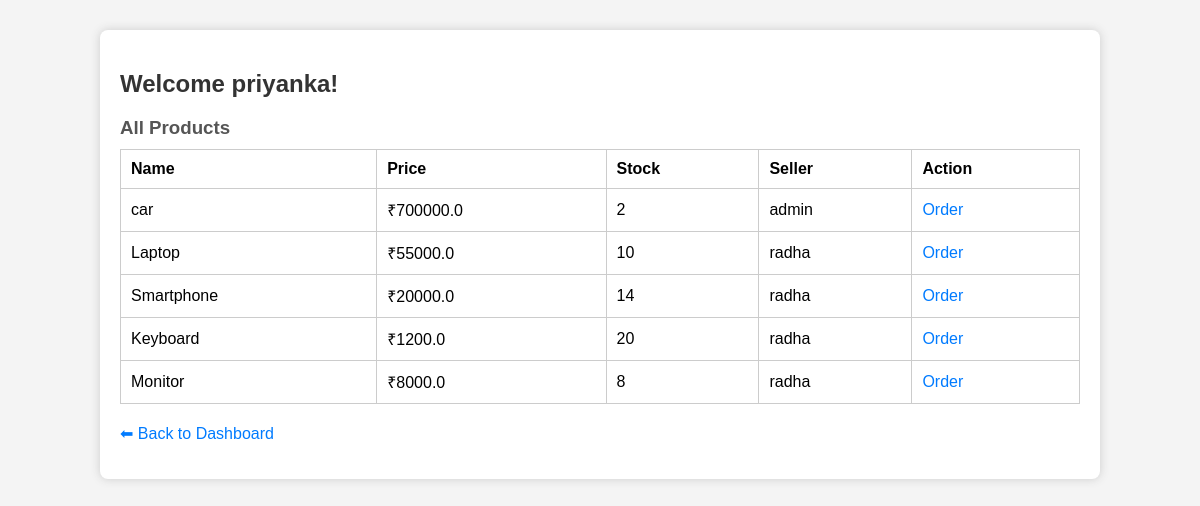
Screenshot of /products (signed in) with the database file from the repository.
### tables this page shows
CREATE TABLE Products (
    ProductID INTEGER PRIMARY KEY AUTOINCREMENT,
    Name TEXT,
    Price REAL,
    Stock INTEGER,
    SellerID INTEGER,
    FOREIGN KEY(SellerID) REFERENCES Users(UserID)
);

CREATE TABLE Users (
    UserID INTEGER PRIMARY KEY AUTOINCREMENT,
    Username TEXT UNIQUE,
    Password TEXT,
    Email TEXT,
    Role TEXT CHECK(Role IN ('Customer','Seller','Admin'))
);

### routes/products/products.py (the view)
@product_bp.route("/products")
def view_products():
    if "user_id" not in session:
        flash("Please login first.", "warning")
        return redirect(url_for("auth.login"))
    conn = get_db_connection()
    cur = conn.cursor()
    if session.get("role") == "Seller":
        cur.execute("""
            SELECT p.ProductID, p.Name, p.Price, p.Stock, p.SellerID, u.Username as SellerName
            FROM Products p
            LEFT JOIN Users u ON p.SellerID = u.UserID
            WHERE p.SellerID = ?
        """, (session["user_id"],))
    else:
        cur.execute("""
            SELECT p.ProductID, p.Name, p.Price, p.Stock, p.SellerID, u.Username as SellerName
            FROM Products p
            LEFT JOIN Users u ON p.SellerID = u.UserID
        """)
    products = cur.fetchall()
    conn.close()
    return render_template("products/products.html",
                           products=products,
                           username=session["username"],
                           role=session["role"])

### routes/products/products.py (called while the page is built)
def get_db_connection():
    conn = sqlite3.connect(DB_PATH)
    conn.row_factory = sqlite3.Row
    return conn

### templates/products/products.html (shortened to what this page needs)
{% extends "base.html" %}
{% block content %}
<div class="products-container">
    <h2>Welcome {{ username }}!</h2>
    <h3>All Products</h3>
    {% if products %}
    <table border="1" cellpadding="8" cellspacing="0">
        <tr>
            <th>Name</th>
            <th>Price</th>
            <th>Stock</th>
            <th>Seller</th>
            <th>Action</th>
        </tr>
        {% for product in products %}
        <tr>
            <td>{{ product['Name'] }}</td>
            <td>₹{{ product['Price'] }}</td>
            <td>{{ product['Stock'] }}</td>
            <td>{{ product['SellerName'] }}</td>
            <td>
                {% if role == "Customer" %}
                    <a href="{{ url_for('orders.place_order', product_id=product['ProductID']) }}">Order</a>
                {% else %}
                    <span>-</span>
                {% endif %}
            </td>
        </tr>
        {% endfor %}
    </table>
    {% else %}
        <p>No products available.</p>
    {% endif %}
    <p><a href="{{ url_for('auth.dashboard') }}">⬅ Back to Dashboard</a></p>
</div>
{% endblock %}

### templates/base.html (shortened to what this page needs)
<!DOCTYPE html>
<html lang="en">
<head>
    <link rel="stylesheet" href="{{ url_for('static', filename='css/style.css') }}">
</head>
<body>
    <div class="container">
        {% block content %}{% endblock %}
    </div>
</body>
</html>

### static/css/style.css (style rules this page uses)
body { font-family: Arial, sans-serif; background-color: #f4f4f4; margin: 0; padding: 0; }
.container { width: 80%; margin: 30px auto; background-color: #fff; padding: 20px; border-radius: 8px; box-shadow: 0px 0px 10px #ccc; }
h2 { color: #333; margin-bottom: 15px; }
h3 { color: #555; margin-bottom: 10px; }
table { width: 100%; border-collapse: collapse; margin-bottom: 20px; }
table, th, td { border: 1px solid #ccc; }
th, td { padding: 10px; text-align: left; }
a { color: #007BFF; text-decoration: none; }

### rows the page displays
Products: Name "car", Price "700000.0", Stock "2", SellerName "admin"
Products: Name "Laptop", Price "55000.0", Stock "10", SellerName "radha"
Products: Name "Smartphone", Price "20000.0", Stock "14", SellerName "radha"
Products: Name "Keyboard", Price "1200.0", Stock "20", SellerName "radha"
Products: Name "Monitor", Price "8000.0", Stock "8", SellerName "radha"

### other values shown
{{ username }} "priyanka"
